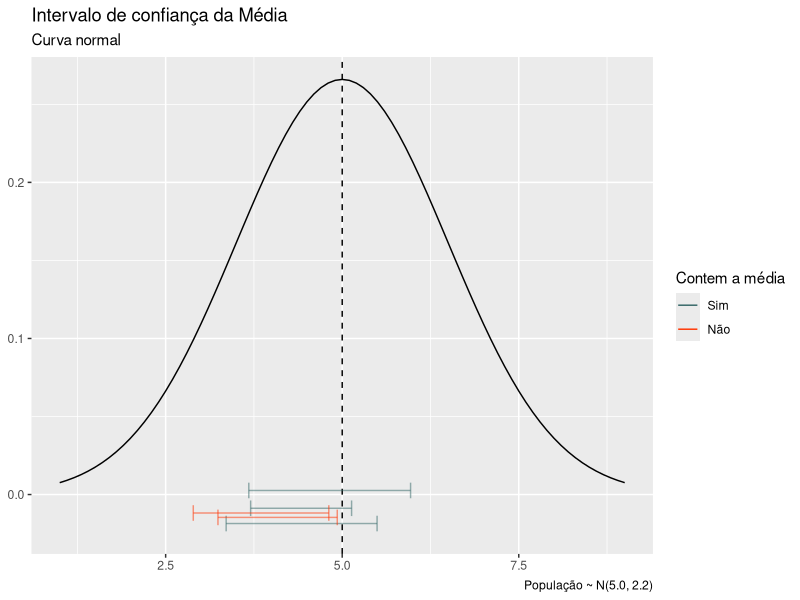

Write the R code that produced this figure.
# Clear all
rm(list=ls())

# biliotecas utilizadas
library(ggplot2)

# Caracteristicas da populacao que vamos tirar a amostra
pop.Media = 5
pop.Sd = 1.5

# Tabela com pontos da curva normal
data.Normal = data.frame(x=seq(from=1, to=9, by=0.1), y=0)
data.Normal$y = dnorm(data.Normal$x, mean = pop.Media, sd = pop.Sd)

# Plotagem dos pontos da curva Normal com linhas na media e 1,2,3 s.d.
# ggplot(data.Normal) +
#   geom_point(aes(x, y), colour = "red", alpha=0.4) +
#   geom_line(aes(x, y)) +
#   geom_vline(xintercept = pop.Media, linetype="dashed") +
#   geom_vline(xintercept = pop.Media+pop.Sd, linetype="dashed", colour = "blue") +
#   geom_vline(xintercept = pop.Media-pop.Sd, linetype="dashed", colour = "blue") +
#   geom_vline(xintercept = pop.Media+2*pop.Sd, linetype="dashed", colour = "purple") +
#   geom_vline(xintercept = pop.Media-2*pop.Sd, linetype="dashed", colour = "purple") +
#   geom_vline(xintercept = pop.Media+3*pop.Sd, linetype="dashed", colour = "orange") +
#   geom_vline(xintercept = pop.Media-3*pop.Sd, linetype="dashed", colour = "orange") 

# Tamanho de elementos de uma amostra
n=10
# n=50

# Quantidade de amostras
M=5
# M=50
# M=100

# Tabela com as amostras e intervalos
dados = data.frame(id = 1:M, media = 0, upper = 0, lower = 0)

#  mostra as primeiras linhas da tabela dados
head(dados)

# fixa semente de aleatoriedade para reprodução
set.seed(1234)

for(i in 1:M){
  # Extrai uma amostra de tamanho n
  amostra = rnorm(n, mean = pop.Media, sd=pop.Sd)
  
  # calcula a media e os intervalos de conficanca
  dados[i, "media"] = mean(amostra)
  dados[i, "upper"] = mean(amostra) + qt(0.975, n-1) * sd(amostra)/n^0.5
  dados[i, "lower"] = mean(amostra) - qt(0.975, n-1) * sd(amostra)/n^0.5
}

# determino se o intervalo contem ou nao a media
# TRUE = Contem a media
# FALSE = Não contem a media
dados$HasTheMean = dados$upper >= pop.Media &  dados$lower <= pop.Media

# grafico = ggplot(dados[!dados$HasTheMean,]) +
grafico = ggplot(dados) +
  geom_line(aes(x, y), data=data.Normal) +
  geom_vline(xintercept = pop.Media, linetype="dashed") +
  geom_errorbar(aes(y=runif(n=length(upper), min = -0.02, max=0.02),
                    xmin=lower, xmax=upper,
                    colour=HasTheMean),
                width=0.01, alpha=0.5) +
  scale_color_manual("Contem a média",
                     values = c("TRUE"="#336666", "FALSE"="#FF3300"),
                     breaks = c("TRUE", "FALSE"),
                     labels = c("Sim", "Não")) +
  labs(title = "Intervalo de confiança da Média",
       subtitle = "Curva normal",
       x=NULL,
       y=NULL,
       caption = sprintf("População ~ N(%.1f, %.1f)", pop.Media, pop.Sd^2)) + 
  guides(colour = guide_legend(override.aes = list(alpha = 1)))


print(grafico)
